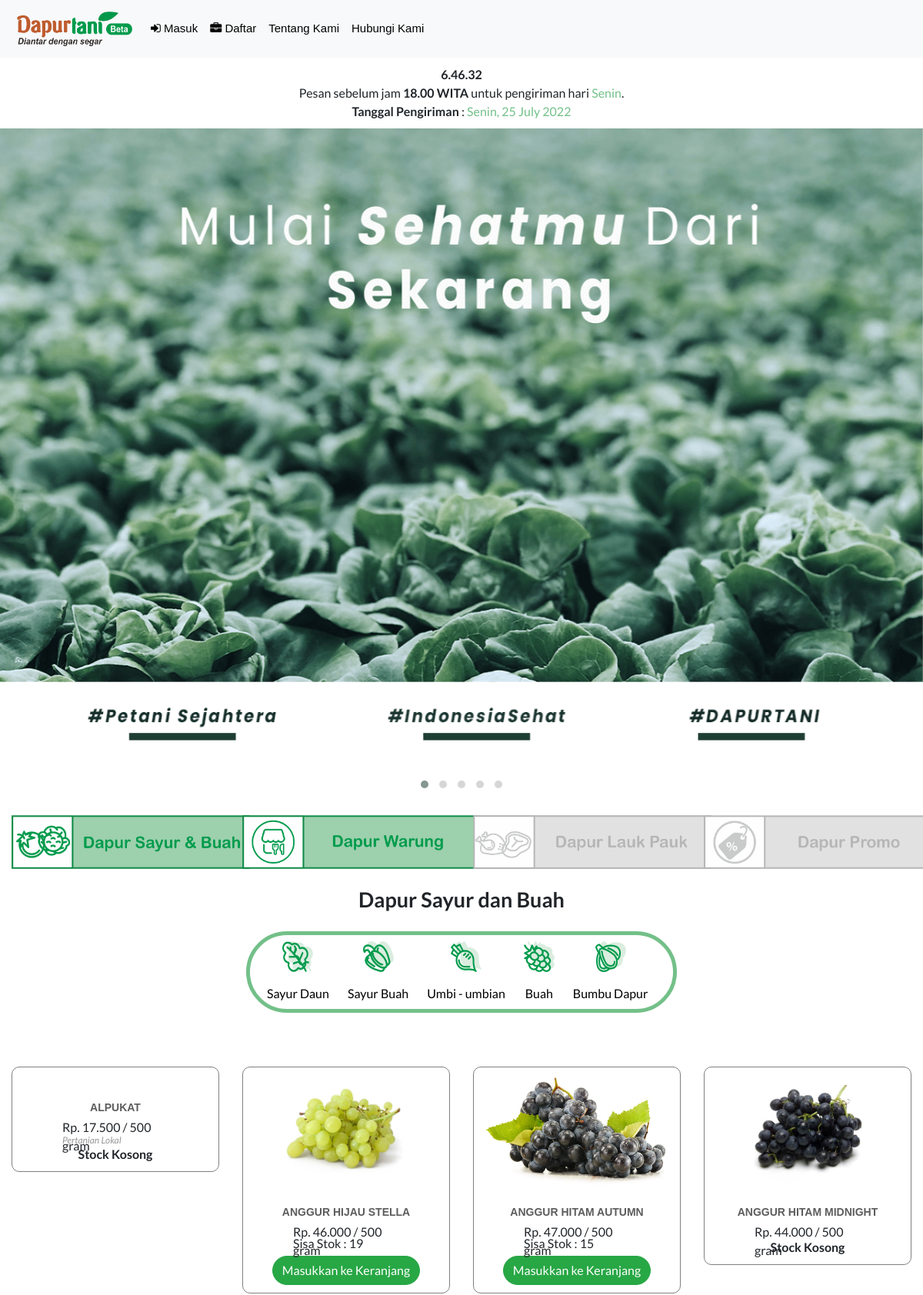
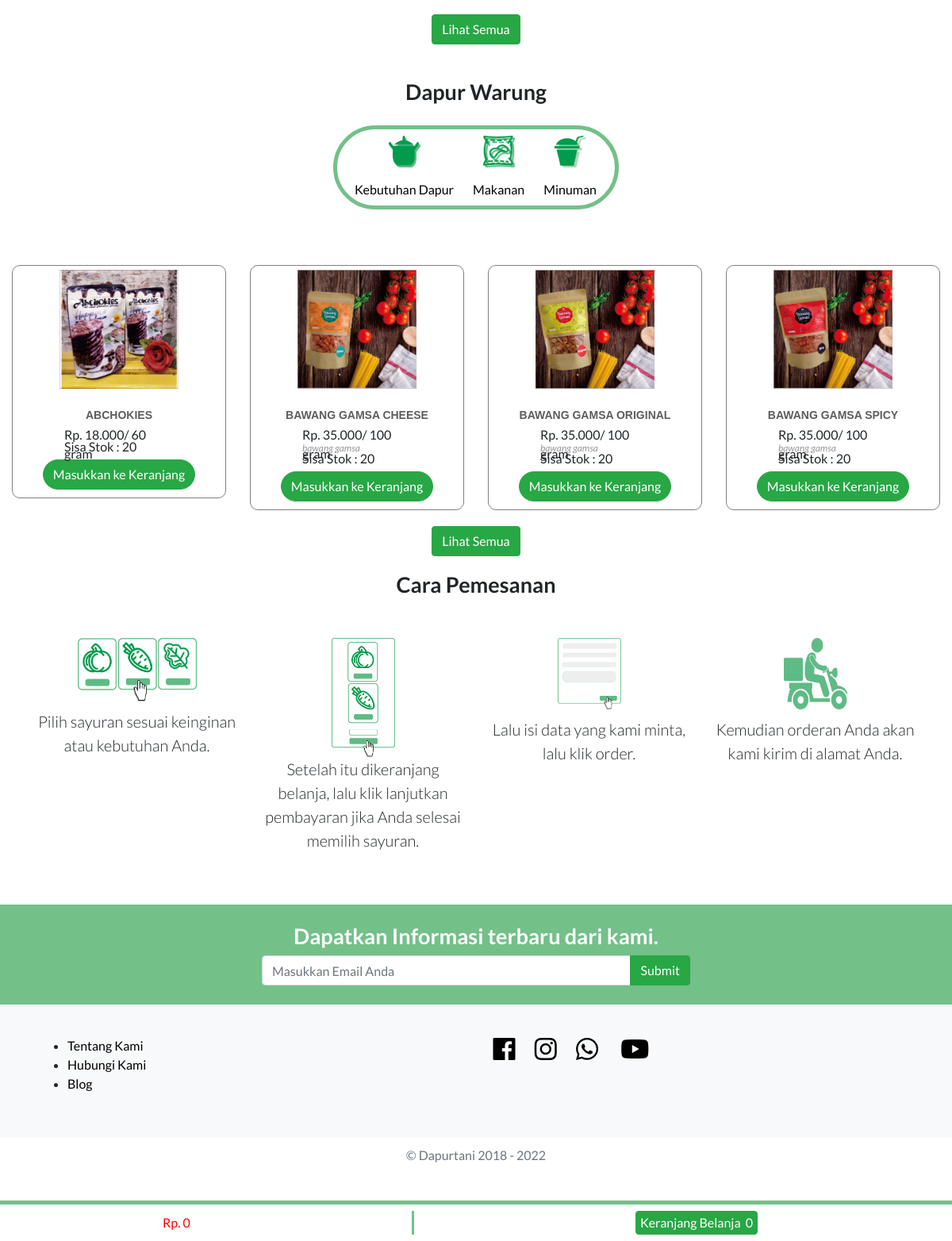
Screenshot of /index.php/home/index2 with the database file from the repository (2 pictures, top to bottom).
### tables this page shows
CREATE TABLE `t_sayur`  (
  `id_sayur` int(7) NOT NULL AUTO_INCREMENT,
  `nama_sayur` varchar(255) NOT NULL,
  `nama_petani` varchar(255) NOT NULL,
  `k_sayur` tinyint(1) NOT NULL,
  `harga` int(10) NOT NULL,
  `promo` int(11) NOT NULL,
  `satuan` varchar(20) NOT NULL,
  `stock` int(10) NOT NULL,
  `status` tinyint(1) NOT NULL,
  `gambar` varchar(255) NOT NULL,
  PRIMARY KEY (`id_sayur`) USING BTREE
);

CREATE TABLE `t_d_kebutuhan`  (
  `id_d_kebutuhan` int(11) NOT NULL AUTO_INCREMENT,
  `nm_barang` varchar(255) NOT NULL,
  `nama` varchar(255) NOT NULL,
  `harga` int(11) NOT NULL,
  `satuan` varchar(30) NOT NULL,
  `stock` int(11) NOT NULL,
  `gambar` varchar(255) NOT NULL,
  `jenis` tinyint(1) NOT NULL,
  PRIMARY KEY (`id_d_kebutuhan`) USING BTREE
);

### application/views/user/home2.php (the view, shortened to what the rows shown need)
<!DOCTYPE html>
<html lang="en">
<head>
	<link rel="stylesheet" href="https://stackpath.bootstrapcdn.com/bootstrap/4.1.3/css/bootstrap.min.css">
	<link href="https://cdnjs.cloudflare.com/ajax/libs/font-awesome/4.7.0/css/font-awesome.min.css" rel="stylesheet">
	<link href="<?= base_url(); ?>assets/vendor/fontawesome-free/css/all.min.css" rel="stylesheet">
	<link href="<?= base_url(); ?>assets/vendor/font-awesome/css/font-awesome.min.css" rel="stylesheet">
	<link href="<?= base_url(); ?>assets/vendor/simple-line-icons/css/simple-line-icons.css" rel="stylesheet" type="text/css">
	<link href="<?= base_url(); ?>assets/vendor/owlcarousel/assets/owl.carousel.min.css" rel="stylesheet">
	<link href="<?= base_url(); ?>assets/vendor/owlcarousel/assets/owl.theme.default.min.css" rel="stylesheet">
	<link href="<?= base_url(); ?>assets/css/style.css?ts=<?=time ()?>" rel="stylesheet">
	<link href="<?= base_url(); ?>assets/css/sidebar.css" rel="stylesheet">
</head>
<body id="header" onload="setInterval('reloadwaktu()');">
	<section class="box-sayur text-center pt-4" id="belisayur">
		<h2>Dapur Sayur dan Buah</h2>
		<div class="row isi-box-sayur">
			<?php foreach($data as $key) : ?>
			<div class="col-6 col-md-6 col-sm-6 col-lg-3 col-xl-3 my-col">
				<div class="work">
					<img class="sayur" src="<?= base_url(); ?>assets/upload/<?= $key->gambar; ?>" alt="">
					<div class="work-bottom">
						<h3><?= $key->nama_sayur; ?></h3>
						<div class="row">
							<div class="col-sm-12">
								<div class="box-detail-sayur">
									<p class="detail-sayur">Rp. <?= number_format($key->harga, 0, ',', '.'); ?> / <?= $key->satuan; ?></p>
									<?php if ($key->k_sayur == 1) { ?>
										<p class="detail-sayur"><i style="color: #979797; font-size: 12px">Organik</i></p>
									<?php } if ($key->k_sayur == 2) { ?>
										<p class="detail-sayur"><i style="color: #979797; font-size: 12px">Hidroponik</i></p>
									<?php } if ($key->k_sayur == 3) { ?>
										<p class="detail-sayur"><i style="color: #979797; font-size: 12px">Bebas Pestisida</i></p>
									<?php } if ($key->k_sayur == 4) { ?>
										<p class="detail-sayur"><i style="color: #979797; font-size: 12px">Pertanian Lokal</i></p>
									<?php } if ($key->k_sayur == 5) { ?>
									<?php } if ($key->stock  < 1) { ?>
									<?php } else { ?>
										<p class="detail-sayur">Sisa Stok : <?= $key->stock; ?></p>
									<?php } ?>
								</div>
							</div>
						</div>
						<?php if ($key->stock  < 1) { ?>
						<b class="mt-2">Stock Kosong</b>
						<?php } else { ?>
						<a class="btn btn-beli btn-success mt-2" href="<?= base_url(); ?>cart/add/<?= $key->id_sayur; ?>">Masukkan ke Keranjang</a>
						<?php } ?>
					</div>
				</div>
			</div>
			<?php endforeach; ?>
		</div>
	</section>
	<section class="box-sayur text-center pt-4" id="belisayur">
		<h2>Dapur Warung</h2>
		<div class="row isi-box-sayur">
			<?php foreach($dapur_warung as $kebutuhan) : ?>
			<div class="col-6 col-md-6 col-sm-6 col-lg-3 col-xl-3 my-col">
			<div class="work">
					<img class="sayur" src="<?= base_url(); ?>assets/upload/<?= $kebutuhan->gambar; ?>" alt="">
					<div class="work-bottom">
						<h3><?= $kebutuhan->nm_barang; ?></h3>
						<div class="row">
							<div class="col-sm-12">
							<div class="box-detail-sayur">
								<p class="detail-sayur">Rp. <?= number_format($kebutuhan->harga, 0, ',', '.'); ?>/ <?= $kebutuhan->satuan; ?> </p>
								<?= (empty($kebutuhan->nama)) ? '' : '<p class="detail-sayur"><i style="color: #979797; font-size: 12px;">'.$kebutuhan->nama.'</i></p>' ?>
								<?php if ($kebutuhan->stock  < 1) { ?>
								<?php } else { ?>
									<p class="detail-sayur">Sisa Stok :	 <?= $kebutuhan->stock; ?></p>
								<?php } ?>
							</div>
						</div>
					</div>
					<?php if ($kebutuhan->stock  < 1) { ?>
						<b class="mt-2">Stock Kosong</b>
						<?php } else { ?>
						<a class="btn btn-beli btn-success mt-2" href="<?= base_url(); ?>cart/kebutuhan/<?= $kebutuhan->id_d_kebutuhan; ?>">Masukkan ke Keranjang</a>
						<?php } ?>
					</div>
				</div>
			</div>
			<?php endforeach; ?>
		</div>
	</section>
	<section class="box-pengguna" id="pengguna">
		<div class="container">
			<h2 class="text-center">Cara Pemesanan</h2>
		</div>
	</section>
	<section class="berlangganan text-white pt-4 pb-4" id="berlangganan">
		<div class="container">
			<div class="row justify-content-md-center">
				<div class="col-xl-9 text-center">
					<h1 class="mb-2">Dapatkan Informasi terbaru dari kami.</h1>
				</div>
			</div>
		</div>
	</section>
</body>
</html>

### rows the page displays
t_sayur: nama_sayur "ALPUKAT", harga "17.500", satuan "500 gram", k_sayur "Pertanian Lokal", stock "Stock Kosong"
t_sayur: gambar (picture), nama_sayur "ANGGUR HIJAU STELLA", harga "46.000", satuan "500 gram", stock "19"
t_sayur: gambar (picture), nama_sayur "ANGGUR HITAM AUTUMN", harga "47.000", satuan "500 gram", stock "15"
t_sayur: gambar (picture), nama_sayur "ANGGUR HITAM MIDNIGHT", harga "44.000", satuan "500 gram", stock "Stock Kosong"
t_d_kebutuhan: gambar (picture), nm_barang "ABCHOKIES", harga "18.000", satuan "60 gram", stock "20"
t_d_kebutuhan: gambar (picture), nm_barang "BAWANG GAMSA CHEESE", harga "35.000", satuan "100 gram", nama "bawang gamsa", stock "20"
t_d_kebutuhan: gambar (picture), nm_barang "BAWANG GAMSA ORIGINAL", harga "35.000", satuan "100 gram", nama "bawang gamsa", stock "20"
t_d_kebutuhan: gambar (picture), nm_barang "BAWANG GAMSA SPICY", harga "35.000", satuan "100 gram", nama "bawang gamsa", stock "20"

### other values shown
$this->cart->total_items() "0"
